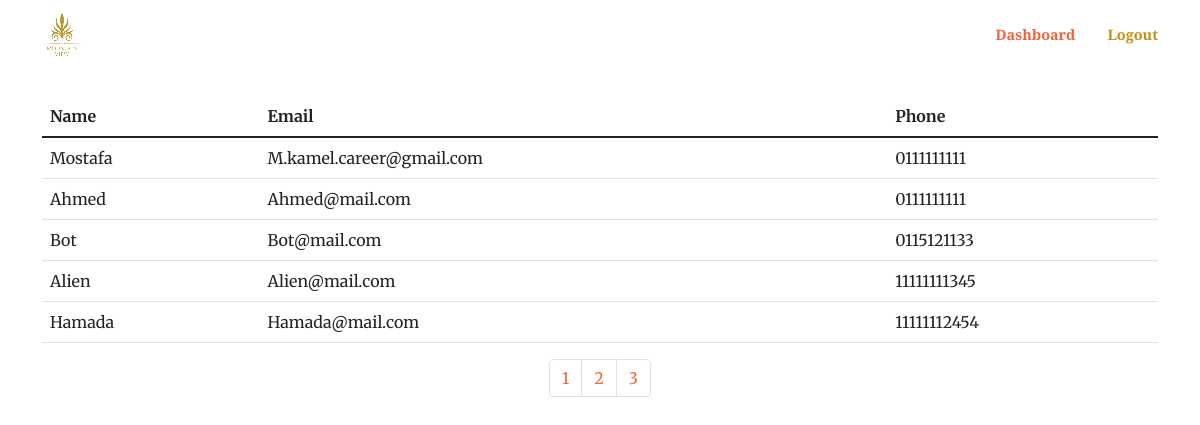
The page /dashboard.php (signed in) on the database its author committed.
### tables this page shows
CREATE TABLE `db_clients` (
  `id` int NOT NULL,
  `name` text NOT NULL,
  `email` varchar(191) NOT NULL,
  `phone_no` varchar(191) NOT NULL,
  `status` int NOT NULL DEFAULT '1',
  `created_at` timestamp NOT NULL DEFAULT CURRENT_TIMESTAMP,
  `modified_at` timestamp NOT NULL DEFAULT CURRENT_TIMESTAMP
);

### Model/Db.php (called while the page is built, shortened)
<?php
  class Db {
    protected $dbName = 'landing_2';
    protected $dbHost = 'localhost';
    protected $dbUser = 'root';
    protected $dbPass = 'user';
    protected $dbHandler, $dbStmt;
    public function __construct()
    {
      $Dsn = "mysql:host=" . $this->dbHost . ';dbname=' . $this->dbName;
      $Options = array(
        PDO::ATTR_PERSISTENT => true,
        PDO::ATTR_ERRMODE => PDO::ERRMODE_EXCEPTION
      );
      try {
        $this->dbHandler = new PDO($Dsn, $this->dbUser, $this->dbPass, $Options);
      } catch (Exception $e) {
        var_dump('Couldn\'t Establish A Database Connection. Due to the following reason: ' . $e->getMessage());
      }
    }
    public function query($query)
    {
      $this->dbStmt = $this->dbHandler->prepare($query);
    }
    public function execute()
    {
      $this->dbStmt->execute();
      return true;
    }
    public function fetch()
    {
      $this->execute();
      return $this->dbStmt->fetch(PDO::FETCH_ASSOC);
    }
    public function fetchAll()
    {
      $this->execute();
      return $this->dbStmt->fetchAll(PDO::FETCH_ASSOC);
    }
  }
 ?>

### controller/Dashboard.php (called while the page is built, shortened)
<?php
  require_once('./Model/DashboardModel.php');
  class Dashboard extends Controller {
    private $dashboardModel;
    public function __construct()
    {
      $this->dashboardModel = new DashboardModel();
    }
    public function getClients() :array
    {
      $PaginatedClients = $this->dashboardModel->fetchPaginatedClients();
      return $PaginatedClients;
    }
  }
 ?>

### Model/DashboardModel.php (called while the page is built, shortened)
<?php
    require_once(__dir__ . '/Db.php');
class DashboardModel extends Db {
  public function fetchPaginatedClients() :array
  {
    $perPage = 5;
    $this->query("SELECT count(*) as count FROM db_clients");
    $this->execute();
    $clients_total_count_results = $this->fetch(PDO::FETCH_ASSOC);
      if (count($clients_total_count_results['count']) > 0) {
        $total_pages = ceil($clients_total_count_results['count'] / $perPage);
        $page = isset($_GET['page']) ? $_GET['page'] : 1;
        $starting_limit = ($page - 1) * $perPage;
        $this->query("SELECT * FROM db_clients ORDER BY id ASC LIMIT $starting_limit,$perPage");
        $this->execute();
        $clients = $this->fetchAll();
        $Response = array(
          'status' => true,
          'data' => $clients,
          'total_pages' => $total_pages
        );
        return $Response;
      }
    }
  }
?>

### dashboard.php (the view)
<?php require_once('./controller/Dashboard.php');
  $Dashboard = new Dashboard();
  $active = $Dashboard->active;
  $clientsData = $Dashboard->getClients();
  if($clientsData["status"]){
    $clients = $clientsData['data'];
    $total_pages = $clientsData['total_pages'];
  }
  require('./nav.php');
?>
<main role="main" class="container" >
  <div class="container" >
    <div class="row mt-5 " >
      <div class="col-xs-12 col-sm-12 col-md-12 col-xl-12 col-lg-12">
        <br><br>
      </div>
    </div>
    <div class="row" >
      <?php if ($clientsData['status']):?>
          <table class="table">
          <thead>
            <tr>
              <th scope="col">Name</th>
              <th scope="col">Email</th>
              <th scope="col">Phone</th>
            </tr>
          </thead>
          <tbody>
          <?php foreach ($clients as $key => $value) : ?>
            <tr>
              <td><?php echo ucwords($value['name']); ?></td>
              <td><?php echo ucwords($value['email']); ?></td>
              <td><?php echo ucwords($value['phone_no']); ?></td>
            </tr>
          <?php endforeach; ?>
          </tbody>
        </table>
      <?php endif ;  ?>
    </div>
  </div>
</main>
<nav aria-label="Page navigation example">
  <ul class="pagination justify-content-center">
    <?php for ($page = 1; $page <= $total_pages ; $page++):?>
      <li class="page-item">
        <a  class="page-link" href='<?php echo "?page=$page"; ?>' class="links">
          <?php  echo $page; ?>
        </a>
      </li>
    <?php endfor; ?>
  </ul>
</nav>
</body>
</html>

### nav.php (shortened to what this page needs)
<!DOCTYPE html>
<html lang="en">
<head>
    <link href="https://cdn.jsdelivr.net/npm/bootstrap-icons@1.5.0/font/bootstrap-icons.css" rel="stylesheet" />
    <link href="https://cdnjs.cloudflare.com/ajax/libs/SimpleLightbox/2.1.0/simpleLightbox.min.css" rel="stylesheet" />
    <link href="css/styles.css" rel="stylesheet" />
</head>
<body id="page-top">
    <nav class="navbar navbar-expand-lg navbar-light fixed-top" id="mainNav">
        <div class="container ">
            <a class="navbar-brand" href="index.php"><img src="assets/logo.png" alt=""></a>
            <ul class="navbar-nav ml-auto">
            <?php if (!isset($_SESSION['auth_status'])) : ?>
              <li class="nav-item">
                <a style="color: #c48f12;" class="nav-link <?php if (strtolower($active) === 'login') echo 'active'; ?>" href="<?php echo BASE_URL; ?>login.php">Login</a>
              </li>
              <li class="nav-item">
                <a style="color: #c48f12;" class="nav-link <?php if (strtolower($active) === 'register') echo 'active'; ?>" href="<?php echo BASE_URL; ?>register.php" tabindex="-1" aria-disabled="true">Register</a>
              </li>
            <?php elseif (isset($_SESSION['auth_status'])) : ?>
              <li class="nav-item">
                <a style="color: #c48f12;" href="<?php echo BASE_URL; ?>dashboard.php" class="nav-link <?php if (strtolower($active) === 'dashboard') echo 'active'; ?>">Dashboard</a>
              </li>
            <?php endif; ?>
            <?php if (isset($_SESSION['auth_status'])) : ?>
              <li class="nav-item">
                <a style="color: #c48f12;" class="nav-link" href="<?php echo BASE_URL; ?>logout.php">Logout</a>
              </li>
            <?php endif; ?>
          </ul>
        </div>
    </nav>

### rows shown on the page
db_clients: name "Mostafa", email "M.kamel.career@gmail.com", phone_no "0111111111"
db_clients: name "Ahmed", email "Ahmed@mail.com", phone_no "0111111111"
db_clients: name "Bot", email "Bot@mail.com", phone_no "0115121133"
db_clients: name "Alien", email "Alien@mail.com", phone_no "11111111345"
db_clients: name "Hamada", email "Hamada@mail.com", phone_no "11111112454"
